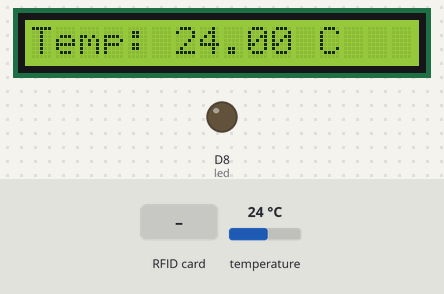
Bench run of a sketch on a simulated ESP8266 (NodeMCU). Parts: 16×1 character LCD, output pins drawn as LEDs (lit = HIGH). Inputs (shaded band) come from the test bench; at power-on: temperature 24 °C. What the sketch prints to the serial monitor is not drawn.

Above: at 1.7 s.
1.8 s: RFID card 74 42 07 85 held to the reader
At 3.2 s:
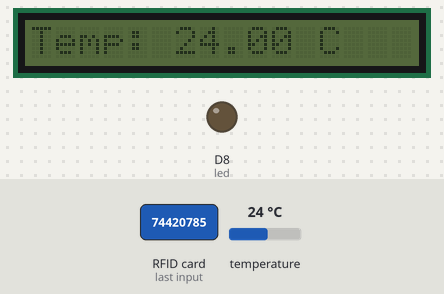
4.1 s: RFID card B6 1D 61 AC held to the reader
At 4.6 s:
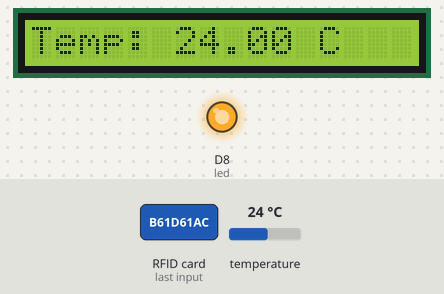
5.7 s: temperature set to 12 °C
At 7.0 s:
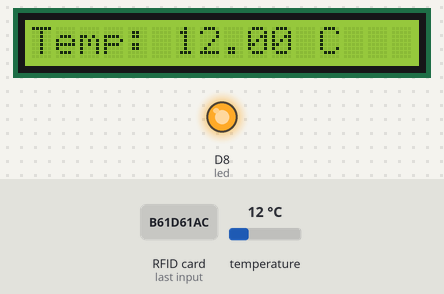
7.3 s: temperature set to 19 °C
At 8.2 s:
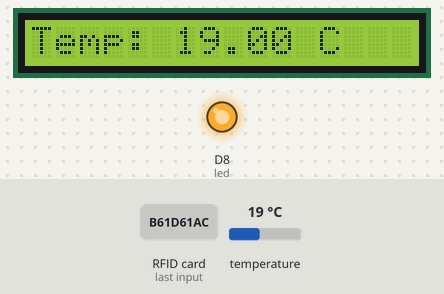
8.9 s: temperature set to 28 °C
At 10.5 s:
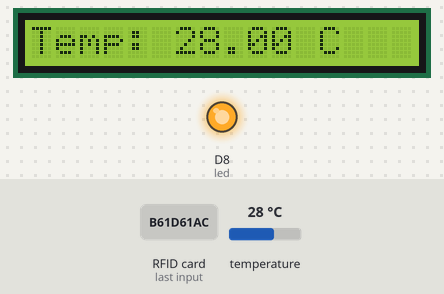
Timing chart, 0 to 12.0 s (numbered marks = the images above; inputs shaded):
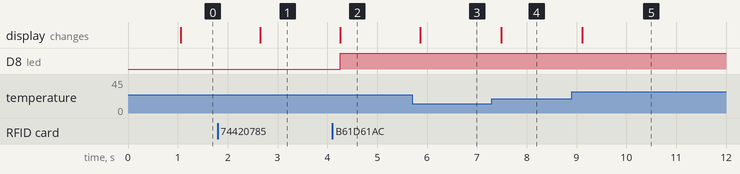

The sketch:

DHT_LCD.ino
```cpp
// (licence header left out)
// REQUIRES the following Arduino libraries:
// - DHT Sensor Library: https://github.com/adafruit/DHT-sensor-library
// - Adafruit Unified Sensor Lib: https://github.com/adafruit/Adafruit_Sensor

#include <SPI.h>
#include <Adafruit_Sensor.h>
#include <MFRC522.h>
#include <DHT.h>
#include <DHT_U.h>
#include <LiquidCrystal_I2C.h>

#define DHTPIN D3      // Digital pin connected to the DHT sensor
// Feather HUZZAH ESP8266 note: use pins 3, 4, 5, 12, 13 or 14 --
// Pin 15 can work but DHT must be disconnected during program upload.

#define MFRC_RST D0
#define MFRC_SS  D4

#define led D8

// Uncomment the type of sensor in use:
#define DHTTYPE    DHT11     // DHT 11
//#define DHTTYPE    DHT22     // DHT 22 (AM2302)
//#define DHTTYPE    DHT21     // DHT 21 (AM2301)

// See guide for details on sensor wiring and usage:
//   https://learn.adafruit.com/dht/overview


DHT_Unified dht(DHTPIN, DHTTYPE);
sensors_event_t event;

MFRC522 mfrc522(MFRC_SS, MFRC_RST);   // Create MFRC522 instance
LiquidCrystal_I2C lcd(0x27, 16, 1);

uint32_t delayMS;
float temperature;
bool scanning = false;
String uid = "";
int auth = 0;


void setup() {
  Serial.begin(9600);
  pinMode(led,OUTPUT);
  digitalWrite(led,LOW);
  // Initialize device.
  dht.begin();
  lcd.begin(16,1);
  lcd.init();
  Serial.println(F("DHTxx Unified Sensor Example"));
  // Print temperature sensor details.
  sensor_t sensor;
  dht.temperature().getSensor(&sensor);
  Serial.println(F("------------------------------------"));
  Serial.println(F("Temperature Sensor"));
  Serial.print  (F("Sensor Type: ")); Serial.println(sensor.name);
  Serial.print  (F("Driver Ver:  ")); Serial.println(sensor.version);
  Serial.print  (F("Unique ID:   ")); Serial.println(sensor.sensor_id);
  Serial.print  (F("Max Value:   ")); Serial.print(sensor.max_value); Serial.println(F("°C"));
  Serial.print  (F("Min Value:   ")); Serial.print(sensor.min_value); Serial.println(F("°C"));
  Serial.print  (F("Resolution:  ")); Serial.print(sensor.resolution); Serial.println(F("°C"));
  Serial.println(F("------------------------------------"));
  // Print humidity sensor details.
  dht.humidity().getSensor(&sensor);
  Serial.println(F("Humidity Sensor"));
  Serial.print  (F("Sensor Type: ")); Serial.println(sensor.name);
  Serial.print  (F("Driver Ver:  ")); Serial.println(sensor.version);
  Serial.print  (F("Unique ID:   ")); Serial.println(sensor.sensor_id);
  Serial.print  (F("Max Value:   ")); Serial.print(sensor.max_value); Serial.println(F("%"));
  Serial.print  (F("Min Value:   ")); Serial.print(sensor.min_value); Serial.println(F("%"));
  Serial.print  (F("Resolution:  ")); Serial.print(sensor.resolution); Serial.println(F("%"));
  Serial.println(F("------------------------------------"));
  // Set delay between sensor readings based on sensor details.
  SPI.begin();
  mfrc522.PCD_Init();
}

void loop() {
  // Delay between measurements.
  delay(500);

  dht.temperature().getEvent(&event);
  // Get temperature event and print its value.
    lcd.setCursor(0,0);
     if (isnan(event.temperature)) { //Fail
        lcd.clear();
        lcd.print("Fail to get Data");
      }
      else { //Success
        lcd.clear();
        lcd.print("Temp: ");
        lcd.print(event.temperature);
        lcd.print(" C");
    }

  if (mfrc522.PICC_IsNewCardPresent()) { // Look for new cards
    if (mfrc522.PICC_ReadCardSerial()) { // Select one of the cards
      String content = "";

      for (byte i = 0; i < mfrc522.uid.size; i++) {
        // Dump a byte array as hex values to String
        content.concat(String(mfrc522.uid.uidByte[i] < 0x10 ? " 0" : " "));
        content.concat(String(mfrc522.uid.uidByte[i], HEX)); //
      }

      content.toUpperCase(); // Make string become UPPERCASE
      mfrc522.PICC_HaltA();
      if (content.substring(1) == "B6 1D 61 AC") { // Change UID of the card that you want to give access, for example A0 B1 C2 D3
        // Do something with access granted
        digitalWrite(led,HIGH);
          lcd.backlight();
      }

      if(content.substring(1) == "74 42 07 85"){
        // Do something with access denied
        delay(500);
        digitalWrite(led,LOW);
        lcd.noBacklight();
      }
      uid = content.substring(1);
      Serial.println(uid);
    }
  }
}
```

Measured:
- after the input at 1.8 s, the display: changes after 0.85 s (image 1)
- after the input at 4.1 s, D8 (led): LOW → HIGH after 0.16 s; the display: changes after 0.16 s (image 2)
- after the input at 5.7 s, the display: changes after 0.16 s (image 3)
- after the input at 7.3 s, the display: changes after 0.19 s (image 4)
- after the input at 8.9 s, the display: changes after 0.22 s (image 5)
